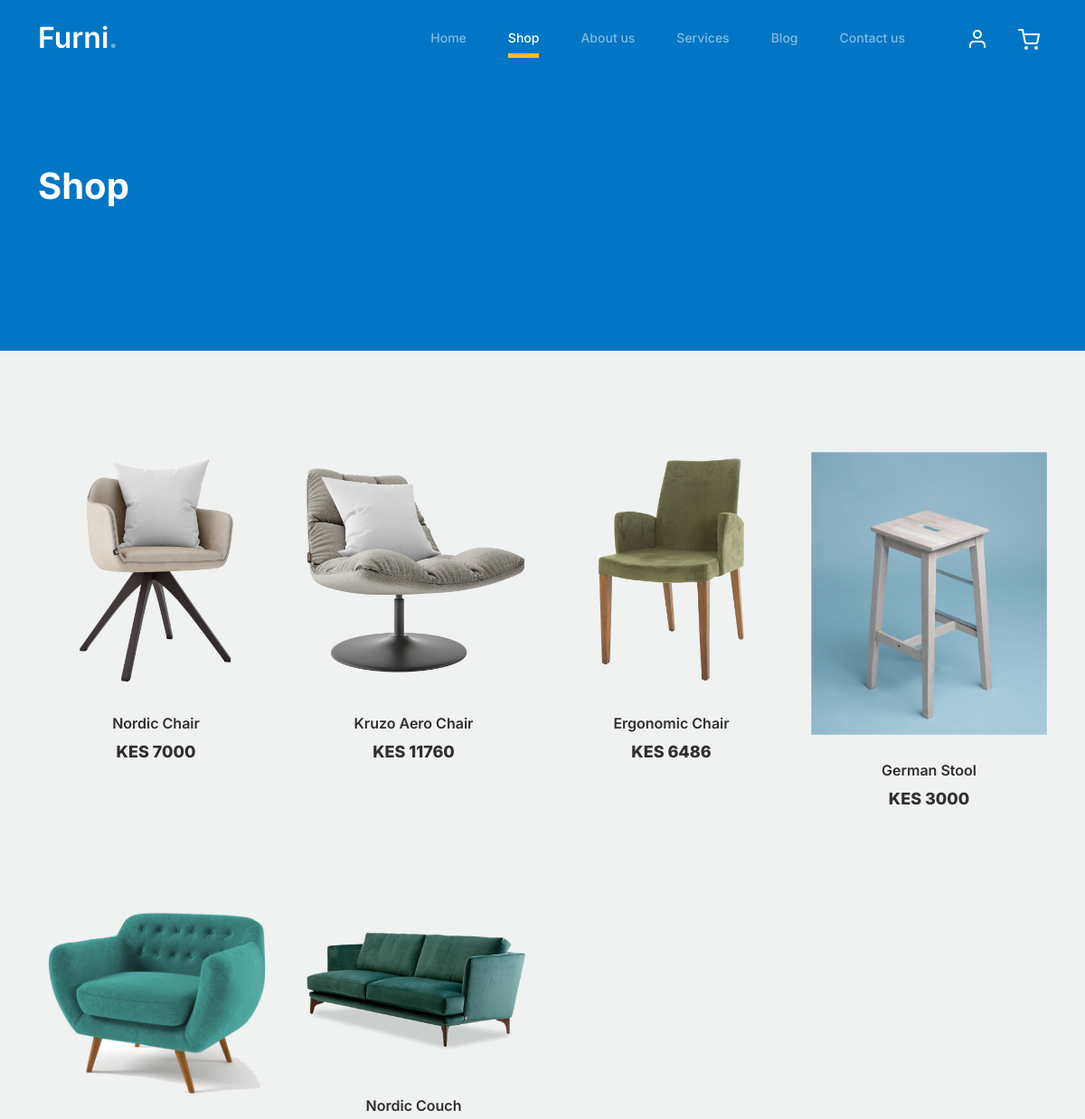
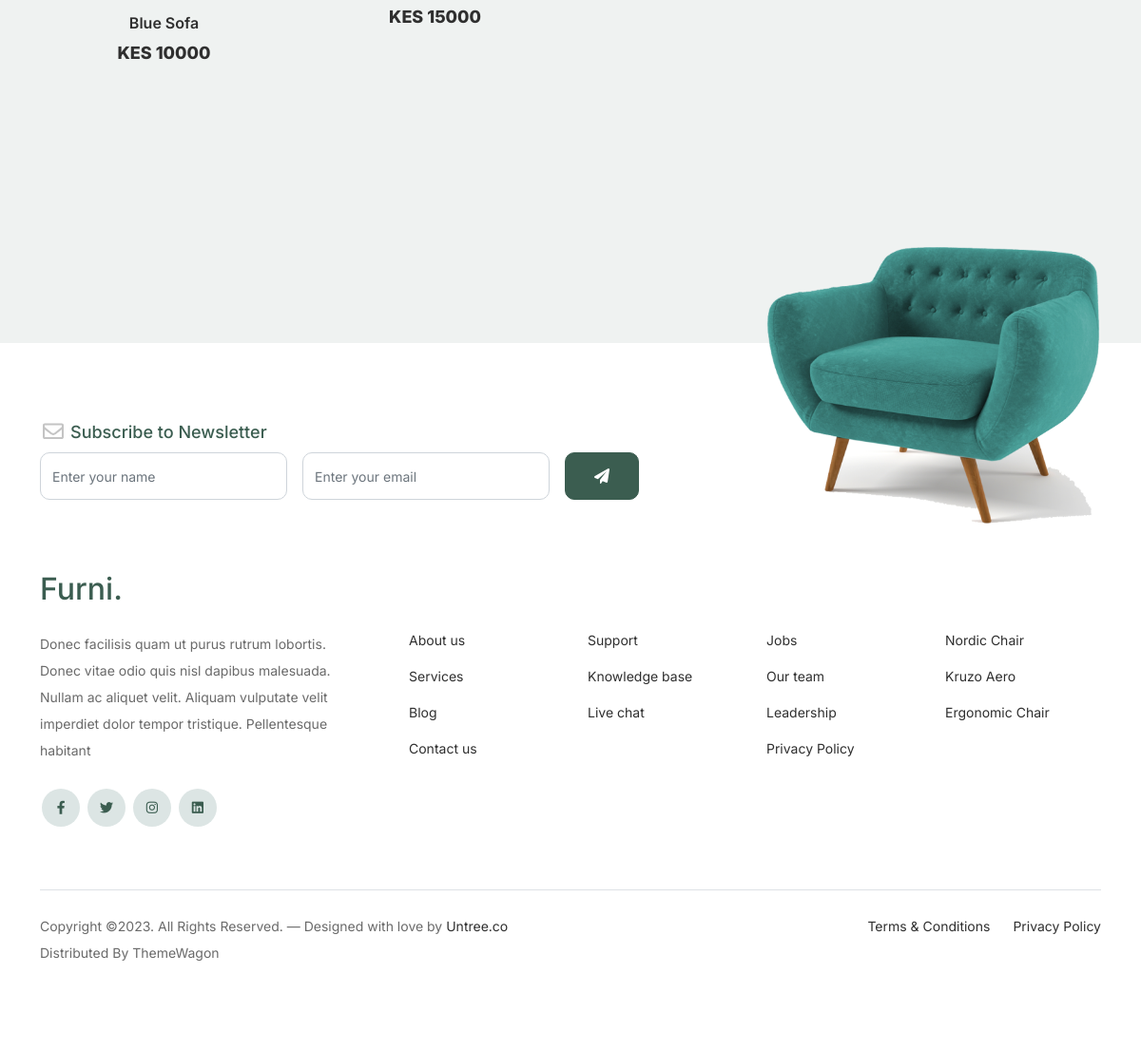
Page /shop on the committed database (2 pictures, top to bottom).
### app/models.py (models this page shows, shortened)
class Chair(models.Model):
    image = models.ImageField(upload_to='products/Products')
    title = models.CharField(max_length=60)
    price = models.PositiveIntegerField(default=0)

### app/views.py (the view)
# urls.py: path('shop', views.shop, name='shop'),
def shop(request):
    chair = Chair.objects.all()
    return render(request, 'shop.html', {"chair":chair, "navbar":"shop"})

### app/templates/shop.html (shortened to what this page needs)
{%extends "layout.html"%}
{%load static%}
{%block body%}
			<div class="hero">
				<div class="container">
					<div class="row justify-content-between">
						<div class="col-lg-5">
							<div class="intro-excerpt">
								<h1>Shop</h1>
							</div>
						</div>
						<div class="col-lg-7">
						</div>
					</div>
				</div>
			</div>
		<div class="untree_co-section product-section before-footer-section">
		    <div class="container">
		      	<div class="row">
		      	{%for c in chair%}
					<div class="col-12 col-md-4 col-lg-3 mb-5">
						<a class="product-item" href="#">
							<img src=/media/{{c.image}} class="img-fluid product-thumbnail">
							<h3 class="product-title">{{c.title}}</h3>
							<strong class="product-price">KES {{c.price}} </strong>
						</a>
					</div>
				{%endfor%}
		      	</div>
		    </div>
		</div>
{%endblock%}

### app/templates/layout.html (shortened to what this page needs)
{%load static%}
<!doctype html>
<html lang="en">
<head>
		<link href={%static "css/bootstrap.min.css"%} rel="stylesheet">
		<link href="https://cdnjs.cloudflare.com/ajax/libs/font-awesome/6.0.0-beta3/css/all.min.css" rel="stylesheet">
		<link href={%static "css/tiny-slider.css"%} rel="stylesheet">
		<link href={%static "css/style.css"%} rel="stylesheet">
	</head>
	<body>
		<nav class="custom-navbar navbar navbar navbar-expand-md navbar-dark bg-dark" arial-label="Furni navigation bar">
			<div class="container">
				<a class="navbar-brand" href='#'>Furni<span>.</span></a>
				<div class="collapse navbar-collapse" id="navbarsFurni">
					<ul class="custom-navbar-nav navbar-nav ms-auto mb-2 mb-md-0">
						<li class="nav-item {% if navbar == "home" %}active{% endif %}">
							<a class="nav-link" href={% url "app:home" %}>Home</a>
						</li>
						<li class="nav-item {% if navbar == "shop" %}active{% endif %}">
							<a class="nav-link" href={% url "app:shop" %}>Shop</a></li>
						<li class="nav-item  {% if navbar == "about" %} active {% endif %}">
							<a class="nav-link" href={% url "app:about" %}>About us</a></li>
						<li class="nav-item  {% if navbar == "services" %} active {% endif %}">
							<a class="nav-link" href={% url "app:services" %}>Services</a></li>
						<li class="nav-item  {% if navbar == "blog" %} active {% endif %}">
							<a class="nav-link" href={% url "app:blog" %}>Blog</a></li>
						<li class="nav-item  {% if navbar == "contact" %} active {% endif %}">
							<a class="nav-link" href={% url "app:contact" %}>Contact us</a></li>
					</ul>
					<ul class="custom-navbar-cta navbar-nav mb-2 mb-md-0 ms-5">
						<li><a class="nav-link" href="#"><img src={%static "images/user.svg"%}></a></li>
						<li><a class="nav-link" href={% url "app:cart"%}><img src={%static "images/cart.svg"%}></a></li>
					</ul>
				</div>
			</div>
		</nav>
        {% block body %}
        {% endblock %}
		<footer class="footer-section">
			<div class="container relative">
				<div class="sofa-img">
					<img src={%static "images/sofa.png"%} alt="Image" class="img-fluid">
				</div>
				<div class="row">
					<div class="col-lg-8">
						<div class="subscription-form">
							<h3 class="d-flex align-items-center"><span class="me-1"><img src={%static "images/envelope-outline.svg"%} alt="Image" class="img-fluid"></span><span>Subscribe to Newsletter</span></h3>
							<form action="#" class="row g-3">
								<div class="col-auto">
									<input type="text" class="form-control" placeholder="Enter your name">
								</div>
								<div class="col-auto">
									<input type="email" class="form-control" placeholder="Enter your email">
								</div>
								<div class="col-auto">
									<button class="btn btn-primary">
										<span class="fa fa-paper-plane"></span>
									</button>
								</div>
							</form>
						</div>
					</div>
				</div>
				<div class="row g-5 mb-5">
					<div class="col-lg-4">
						<div class="mb-4 footer-logo-wrap"><a href="#" class="footer-logo">Furni<span>.</span></a></div>
						<p class="mb-4">Donec facilisis quam ut purus rutrum lobortis. Donec vitae odio quis nisl dapibus malesuada. Nullam ac aliquet velit. Aliquam vulputate velit imperdiet dolor tempor tristique. Pellentesque habitant</p>
						<ul class="list-unstyled custom-social">
							<li><a href="#"><span class="fa fa-brands fa-facebook-f"></span></a></li>
							<li><a href="#"><span class="fa fa-brands fa-twitter"></span></a></li>
							<li><a href="#"><span class="fa fa-brands fa-instagram"></span></a></li>
							<li><a href="#"><span class="fa fa-brands fa-linkedin"></span></a></li>
						</ul>
					</div>
					<div class="col-lg-8">
						<div class="row links-wrap">
							<div class="col-6 col-sm-6 col-md-3">
								<ul class="list-unstyled">
									<li><a href={% url "app:about" %}>About us</a></li>
									<li><a href={% url "app:services" %}>Services</a></li>
									<li><a href={% url "app:blog" %}>Blog</a></li>
									<li><a href={% url "app:contact" %}>Contact us</a></li>
								</ul>
							</div>
							<div class="col-6 col-sm-6 col-md-3">
								<ul class="list-unstyled">
									<li><a href="#">Support</a></li>
									<li><a href="#">Knowledge base</a></li>
									<li><a href="#">Live chat</a></li>
								</ul>
							</div>
							<div class="col-6 col-sm-6 col-md-3">
								<ul class="list-unstyled">
									<li><a href="#">Jobs</a></li>
									<li><a href="#">Our team</a></li>
									<li><a href="#">Leadership</a></li>
									<li><a href="#">Privacy Policy</a></li>
								</ul>
							</div>
							<div class="col-6 col-sm-6 col-md-3">
								<ul class="list-unstyled">
									<li><a href="#">Nordic Chair</a></li>
									<li><a href="#">Kruzo Aero</a></li>
									<li><a href="#">Ergonomic Chair</a></li>
								</ul>
							</div>
						</div>
					</div>
				</div>
				<div class="border-top copyright">
					<div class="row pt-4">
						<div class="col-lg-6">
							<p class="mb-2 text-center text-lg-start">Copyright &copy;. All Rights Reserved. &mdash; Designed with love by <a href="https://untree.co">Untree.co</a> Distributed By <a hreff="https://themewagon.com">ThemeWagon</a>
            </p>
						</div>
						<div class="col-lg-6 text-center text-lg-end">
							<ul class="list-unstyled d-inline-flex ms-auto">
								<li class="me-4"><a href="#">Terms &amp; Conditions</a></li>
								<li><a href="#">Privacy Policy</a></li>
							</ul>
						</div>
					</div>
				</div>
			</div>
		</footer>
	</body>

### rows in the picture
Chair: image (picture), title "Nordic Chair", price "7000"
Chair: image (picture), title "Kruzo Aero Chair", price "11760"
Chair: image (picture), title "Ergonomic Chair", price "6486"
Chair: image (picture), title "German Stool", price "3000"
Chair: image (picture), title "Blue Sofa", price "10000"
Chair: image (picture), title "Nordic Couch", price "15000"
